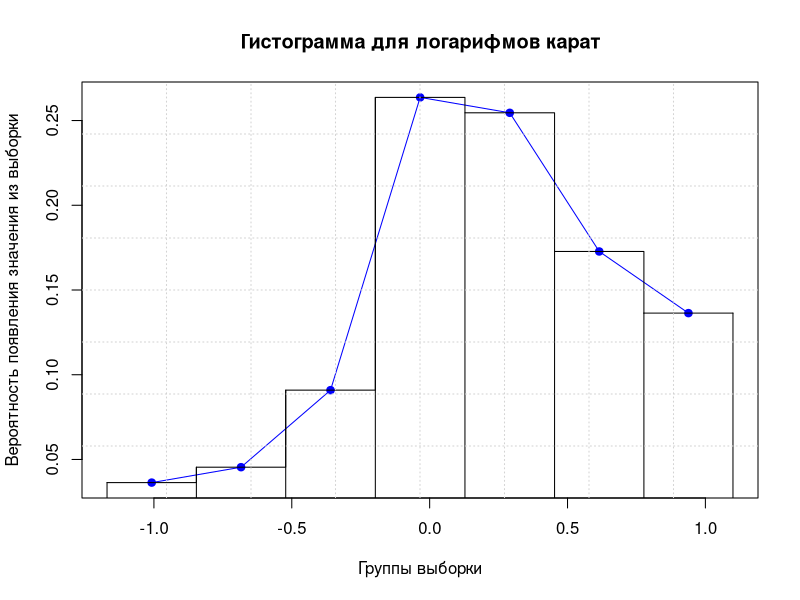
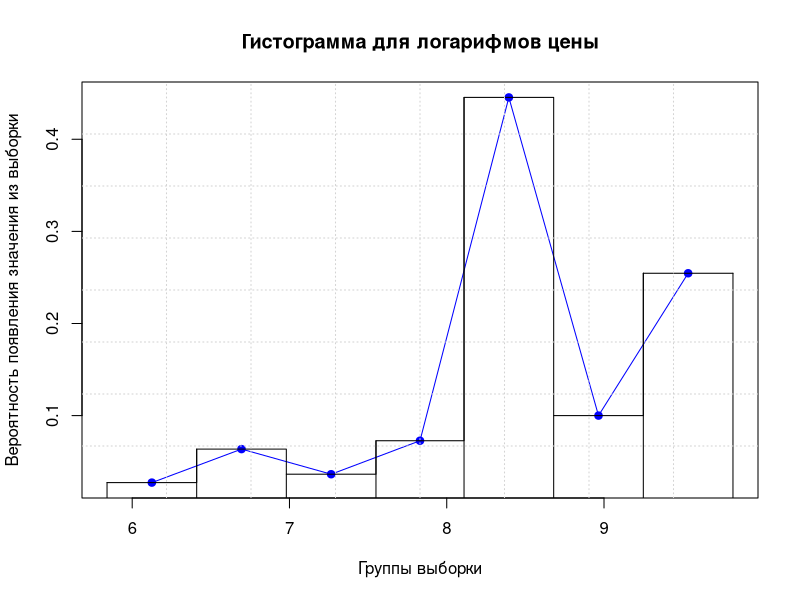

The R source for these figures, in order:
## ---- chunk 1
knitr::opts_chunk$set(echo = FALSE, dev="cairo_pdf", dpi = 500, out.width="60%", fig.align='center')
library(dplyr)
library(stringr)
## ---- chunk 2
data <- subset(ggplot2::diamonds, cut == "Ideal" & color == "J" & clarity == "SI2")
data$carat <- round(log(data$carat), 3)
data$price <- round(log(data$price), 3)
data <- data[, c("carat", "price")]
colnames(data) <- c("ln_carat", "ln_price")
## ---- chunk 3
hist_table <- function(X_sample, groups = "Sturges") {
  N <- length(X_sample)
  if (stringr::str_to_lower(groups[1]) == "sturges") {
    groups <- 1 + floor(log2(N))
  }
  
  factor_groups <- cut(X_sample, groups)
  table_cut <- table(factor_groups)
  
  Z <- names(table_cut) %>% 
    stringr::str_replace_all(pattern = "[\\(\\]]", repl = "") %>% 
    stringr::str_split(",") %>% 
    unlist() %>% 
    as.numeric()
  
  table_hist <- data.frame(groupnames = factor(x = names(table_cut), 
                                                levels = levels(factor_groups)),
                           abs_freq = as.numeric(table_cut),
                           rel_freq = as.numeric(table_cut) / N,
                           low = Z[seq(1, length(Z), 2)],
                           high = Z[seq(2, length(Z), 2)],
                           med = (Z[seq(1, length(Z), 2)] + Z[seq(2, length(Z), 2)]) / 2,
                           h = (Z[seq(2, length(Z), 2)] - Z[seq(1, length(Z), 2)]))
  return(table_hist)
}
## ---- chunk 4
hist_table_ln_carat <- hist_table(data$ln_carat)
hist_table_ln_price <- hist_table(data$ln_price)
## ---- chunk 5
hist_table_ln_carat
## ---- chunk 6
plot(hist_table_ln_carat$med, hist_table_ln_carat$rel_freq, 
     type = "o", pch = 19, col = "blue",
     xlim = c(min(hist_table_ln_carat$low) ,max(hist_table_ln_carat$high)),
     main = "Гистограмма для логарифмов карат",
     xlab = "Группы выборки",
     ylab = "Вероятность появления значения из выборки")
lines(hist_table_ln_carat$low, hist_table_ln_carat$rel_freq, 
     type = "s", pch = 19, col = "black")
lines(hist_table_ln_carat$low, hist_table_ln_carat$rel_freq, 
     type = "h", pch = 19, col = "black")
segments(x0 = hist_table_ln_carat$high[nrow(hist_table_ln_carat)], 
         x1 = hist_table_ln_carat$high[nrow(hist_table_ln_carat)],
         y0 = 0,
         y1 = hist_table_ln_carat$rel_freq[nrow(hist_table_ln_carat)])
segments(x0 = hist_table_ln_carat$low[nrow(hist_table_ln_carat)], 
         x1 = hist_table_ln_carat$high[nrow(hist_table_ln_carat)],
         y0 = hist_table_ln_carat$rel_freq[nrow(hist_table_ln_carat)],
         y1 = hist_table_ln_carat$rel_freq[nrow(hist_table_ln_carat)])
grid(nx = 8)
## ---- chunk 7
hist_table_ln_price
## ---- chunk 8
plot(hist_table_ln_price$med, hist_table_ln_price$rel_freq, 
     type = "o", pch = 19, col = "blue",
     xlim = c(min(hist_table_ln_price$low) ,max(hist_table_ln_price$high)),
     main = "Гистограмма для логарифмов цены",
     xlab = "Группы выборки",
     ylab = "Вероятность появления значения из выборки")
lines(hist_table_ln_price$low, hist_table_ln_price$rel_freq, 
     type = "s", pch = 19, col = "black")
lines(hist_table_ln_price$low, hist_table_ln_price$rel_freq, 
     type = "h", pch = 19, col = "black")
segments(x0 = hist_table_ln_price$high[nrow(hist_table_ln_price)], 
         x1 = hist_table_ln_price$high[nrow(hist_table_ln_price)],
         y0 = 0,
         y1 = hist_table_ln_price$rel_freq[nrow(hist_table_ln_price)])
segments(x0 = hist_table_ln_price$low[nrow(hist_table_ln_price)], 
         x1 = hist_table_ln_price$high[nrow(hist_table_ln_price)],
         y0 = hist_table_ln_price$rel_freq[nrow(hist_table_ln_price)],
         y1 = hist_table_ln_price$rel_freq[nrow(hist_table_ln_price)])
grid(nx = 8)
## ---- chunk 9
mean_x <- mean(data$ln_carat)
std_x <- sqrt(sum(hist_table_ln_carat$rel_freq * (hist_table_ln_carat$med - mean_x)^2))
mean_y <- mean(data$ln_price)
std_y <- sqrt(sum(hist_table_ln_price$rel_freq * (hist_table_ln_price$med - mean_y)^2))
